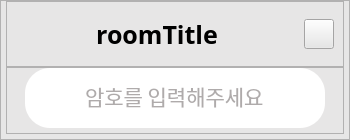
<?xml version="1.0" encoding="UTF-8"?>
<ui version="4.0">
 <class>roomPassword</class>
 <widget class="QFrame" name="roomPassword">
  <property name="geometry">
   <rect>
    <x>0</x>
    <y>0</y>
    <width>350</width>
    <height>140</height>
   </rect>
  </property>
  <property name="sizePolicy">
   <sizepolicy hsizetype="Fixed" vsizetype="Fixed">
    <horstretch>0</horstretch>
    <verstretch>0</verstretch>
   </sizepolicy>
  </property>
  <property name="minimumSize">
   <size>
    <width>350</width>
    <height>140</height>
   </size>
  </property>
  <property name="maximumSize">
   <size>
    <width>350</width>
    <height>140</height>
   </size>
  </property>
  <property name="windowTitle">
   <string>Frame</string>
  </property>
  <property name="styleSheet">
   <string notr="true">background-color: rgb(231, 230, 230);</string>
  </property>
  <property name="frameShape">
   <enum>QFrame::StyledPanel</enum>
  </property>
  <property name="frameShadow">
   <enum>QFrame::Raised</enum>
  </property>
  <layout class="QVBoxLayout" name="verticalLayout">
   <property name="spacing">
    <number>0</number>
   </property>
   <property name="leftMargin">
    <number>5</number>
   </property>
   <property name="topMargin">
    <number>0</number>
   </property>
   <property name="rightMargin">
    <number>5</number>
   </property>
   <property name="bottomMargin">
    <number>5</number>
   </property>
   <item>
    <widget class="QFrame" name="passwordbar">
     <property name="sizePolicy">
      <sizepolicy hsizetype="Expanding" vsizetype="Expanding">
       <horstretch>0</horstretch>
       <verstretch>0</verstretch>
      </sizepolicy>
     </property>
     <property name="frameShape">
      <enum>QFrame::StyledPanel</enum>
     </property>
     <property name="frameShadow">
      <enum>QFrame::Raised</enum>
     </property>
     <layout class="QHBoxLayout" name="horizontalLayout">
      <property name="topMargin">
       <number>0</number>
      </property>
      <property name="bottomMargin">
       <number>0</number>
      </property>
      <item>
       <widget class="QLabel" name="passwordTitle">
        <property name="sizePolicy">
         <sizepolicy hsizetype="Preferred" vsizetype="Preferred">
          <horstretch>0</horstretch>
          <verstretch>0</verstretch>
         </sizepolicy>
        </property>
        <property name="minimumSize">
         <size>
          <width>0</width>
          <height>0</height>
         </size>
        </property>
        <property name="font">
         <font>
          <family>나눔고딕</family>
          <pointsize>19</pointsize>
          <weight>75</weight>
          <bold>true</bold>
         </font>
        </property>
        <property name="toolTip">
         <string>&lt;html&gt;&lt;head/&gt;&lt;body&gt;&lt;p&gt;&lt;br/&gt;&lt;/p&gt;&lt;/body&gt;&lt;/html&gt;</string>
        </property>
        <property name="styleSheet">
         <string notr="true"/>
        </property>
        <property name="text">
         <string>roomTitle</string>
        </property>
        <property name="alignment">
         <set>Qt::AlignCenter</set>
        </property>
       </widget>
      </item>
      <item>
       <widget class="QPushButton" name="passwordClose">
        <property name="sizePolicy">
         <sizepolicy hsizetype="Fixed" vsizetype="Fixed">
          <horstretch>0</horstretch>
          <verstretch>0</verstretch>
         </sizepolicy>
        </property>
        <property name="minimumSize">
         <size>
          <width>30</width>
          <height>30</height>
         </size>
        </property>
        <property name="maximumSize">
         <size>
          <width>30</width>
          <height>30</height>
         </size>
        </property>
        <property name="styleSheet">
         <string notr="true">QPushButton{
border-image: url(:/windowButton/closeDefault.PNG);
}
QPushButton:hover{
border-image: url(:/windowButton/closeHover.png);
}
QPushButton:pressed{
border-image: url(:/windowButton/closePressed.png);
}
</string>
        </property>
        <property name="text">
         <string/>
        </property>
       </widget>
      </item>
     </layout>
    </widget>
   </item>
   <item>
    <widget class="QFrame" name="passwordFrame">
     <property name="frameShape">
      <enum>QFrame::StyledPanel</enum>
     </property>
     <property name="frameShadow">
      <enum>QFrame::Raised</enum>
     </property>
     <layout class="QHBoxLayout" name="horizontalLayout_2">
      <property name="spacing">
       <number>0</number>
      </property>
      <property name="leftMargin">
       <number>0</number>
      </property>
      <property name="topMargin">
       <number>0</number>
      </property>
      <property name="rightMargin">
       <number>0</number>
      </property>
      <property name="bottomMargin">
       <number>5</number>
      </property>
      <item>
       <widget class="QLineEdit" name="password">
        <property name="sizePolicy">
         <sizepolicy hsizetype="Fixed" vsizetype="Fixed">
          <horstretch>0</horstretch>
          <verstretch>0</verstretch>
         </sizepolicy>
        </property>
        <property name="minimumSize">
         <size>
          <width>300</width>
          <height>60</height>
         </size>
        </property>
        <property name="font">
         <font>
          <family>나눔고딕</family>
          <pointsize>16</pointsize>
          <weight>50</weight>
          <bold>false</bold>
         </font>
        </property>
        <property name="styleSheet">
         <string notr="true">border-radius: 25px;
color: rgb(175, 171, 171);
background-color: rgb(255, 255, 255);</string>
        </property>
        <property name="text">
         <string>암호를 입력해주세요</string>
        </property>
        <property name="alignment">
         <set>Qt::AlignCenter</set>
        </property>
       </widget>
      </item>
     </layout>
    </widget>
   </item>
  </layout>
 </widget>
 <resources>
  <include location="source/windowButton.qrc"/>
 </resources>
 <connections/>
</ui>
